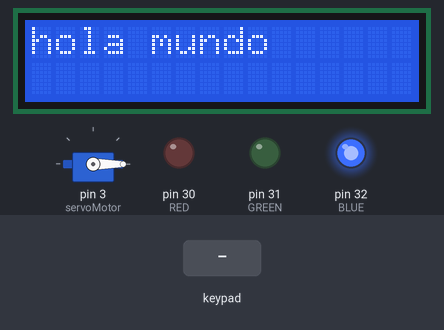
This sketch was run on a simulated Arduino Mega 2560, built with avr-gcc and run on an emulated ATmega2560. Parts: servo, 16×2 character LCD, output pins drawn as LEDs (lit = HIGH). The test bench sets the inputs (shaded band). What the sketch prints to the serial monitor is not drawn.

Above: at 1.2 s.
1.3 s: keypad keys 1 1 1 1 1 1 * pressed 0.4 s apart
At 4.9 s:
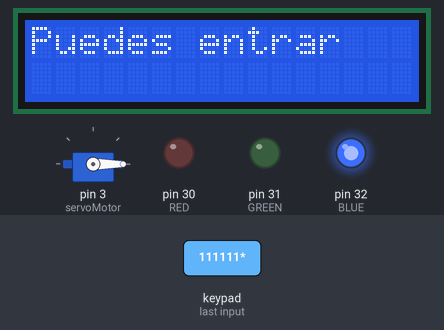
5.6 s: key '#' pressed
At 9.2 s:
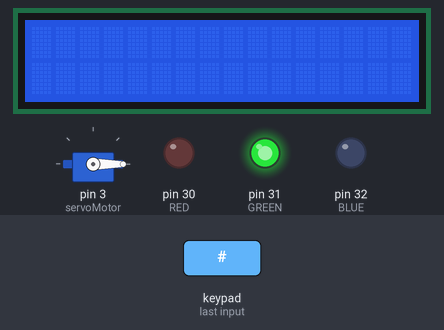
At 12.6 s:
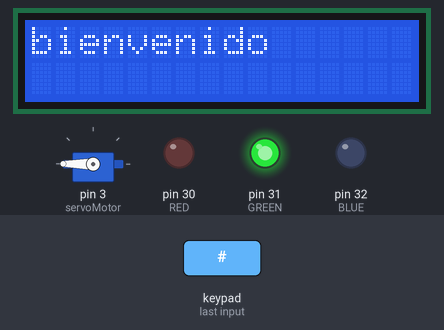
Timing chart, 0 to 18.3 s (numbered marks = the images above; inputs shaded):
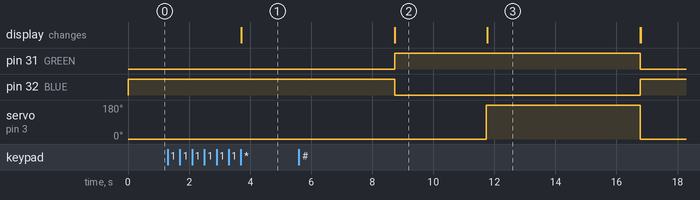

The sketch:

servo_matricialPARAREVISAR.ino
```cpp
#include <Servo.h>
#include <LiquidCrystal_I2C.h>  // la de Frank Brabander  // libreria necesaria para display I2C
#include <Wire.h>   // libreria necesaria para bus I2C
#include <Keypad.h>  // la de Mark Stanley y otro


const byte Filas = 4;          //KeyPad de 4 filas
const byte Cols = 3;           //y 3 columnas


LiquidCrystal_I2C lcd(0x27, 16, 2); // configuramos el LCD en la direccion de bus I2C que es   (el nombre lcd lo puedo cambiar por ejemplo a mipantalla)
//    0x27 y el tamaño columnas x filas 16x2    (el 0x27 es un lugar de memoria que el arduino casi nunca accede)
//    en nuestro caso la pantalla es de 16x2 pero puede haber otras

byte Pins_Filas[] = {13, 12, 11, 10};     //Pines Arduino para las filas.
byte Pins_Cols[] = { 9, 8, 7};     // Pines Arduino para las columnas.

char Teclas [ Filas ][ Cols ] =
{
  {'1', '2', '3'},
  {'4', '5', '6'},
  {'7', '8', '9'},
  {'*', '0', '#'}
};

Keypad Teclado1 = Keypad(makeKeymap(Teclas), Pins_Filas, Pins_Cols, Filas, Cols);


String contrasenaFija = "111111*";
String passw1 = "";

float inicio = 0, fin = 0;
# define RED 30
# define GREEN 31
# define BLUE 32

Servo servoMotor; // Definicion variable SERVOMOTOR

void setup()
{
  Serial.begin(9600);
  pinMode(RED, OUTPUT);
  pinMode(GREEN, OUTPUT);
  pinMode(BLUE, OUTPUT);
  servoMotor.attach(3); // Servomotor trabaja con el PIN 3 PWM  *ANALOGO*
  servoMotor.write(0); // Siempre comienza en 0;
  digitalWrite(BLUE, HIGH);

  lcd.init();                     // initialza el lcd
  lcd.backlight();                // enciende la luz de fondo del display
  lcd.setCursor(0, 0);            // apuntamos el cursor a la primera fila y primer caracter
  lcd.print("hola mundo");        // imprimimos el texto entre ""


}

void loop()
{

  lcd.setCursor(0, 1);       // apuntamos el cursor al primer caracter de la segunda fila

  char pulsacion = Teclado1.getKey() ;

  if ( pulsacion)
  {
    passw1 = passw1 + pulsacion;
    Serial.println(passw1);      // se ha pulsado ninguna tecla
    inicio = millis();
  }

  if (passw1.length() < 7)
  {
    fin = millis();
    if ((fin - inicio) >= 8000)
    {
      passw1 = "";
      Serial.println("");
      digitalWrite(BLUE, HIGH);
      lcd.setCursor(0, 0);            // apuntamos el cursor a la primera fila y primer caracter
      lcd.print("Error en codigoA");    // y el texto a continuacion
      delay(5000);
      lcd.setCursor(1, 0);            // apuntamos el cursor a la primera fila y primer caracter
      lcd.print("               ");    // y el texto a continuacion


    }
  }
  else {
    if (passw1 == contrasenaFija )
    {
      Serial.println("Puedes entrar");
      lcd.setCursor(0, 0);            // apuntamos el cursor a la primera fila y primer caracter
      lcd.print("Puedes entrar");    // y el texto a continuacion
      delay(5000);
      lcd.setCursor(0, 0);            // apuntamos el cursor a la primera fila y primer caracter
      lcd.print("               ");    // y el texto a continuacion
      digitalWrite(GREEN, HIGH);
      digitalWrite(BLUE, LOW);
      delay(3000);
      servoMotor.write(180);

      // adicion Carlos Montoya
      // se incluyò una nueva lectura del keypad para que la puerta se cierre no por tiempo (8 seg) porque puede ser
      // que no haya pasado aùn el carro o persona, sino por oprimir la tecla # en el keypad

      //      delay(8000);

      char closedoor = '*';

      while (closedoor != '#')
      {
        closedoor = Teclado1.getKey() ;

      }

      lcd.setCursor(0, 0);            // apuntamos el cursor a la primera fila y primer caracter
      lcd.print("bienvenido");    // y el texto a continuacion
      delay(5000);
      lcd.setCursor(0, 0);            // apuntamos el cursor a la primera fila y primer caracter
      lcd.print("               ");    // y el texto a continuacion
      // aquì termina la adiciòn del cerrado de la puerta al oprimir # en el keypad

      digitalWrite(GREEN, LOW);
      servoMotor.write(0);
      passw1 = "";
      return true;
    }

    else
    {
      Serial.println("Error en codigo");
      lcd.setCursor(0, 0);            // apuntamos el cursor a la primera fila y primer caracter
      lcd.print("Error en codigo");    // y el texto a continuacion
      delay(5000);
      lcd.setCursor(0, 0);            // apuntamos el cursor a la primera fila y primer caracter
      lcd.print("               ");    // y el texto a continuacion
      digitalWrite(RED, HIGH);
      digitalWrite(BLUE, LOW);
      delay(8000);
      digitalWrite(RED, LOW);
      passw1 = "";
      return false;
    }
  }
}
```

Measured:
- after the input at 1.3 s, the display: changes after 2.4 s (image 1)
- after the input at 5.6 s, the display: first differs from a run without the input after 6.2 s (image 3)
- what the display in image 2 shows lasts 3.1 s, from 8.7 s to 11.8 s
